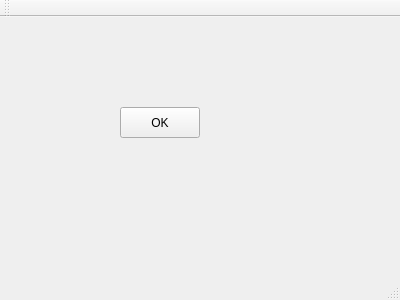
<?xml version="1.0" encoding="UTF-8"?>
<ui version="4.0">
 <class>MainWindow</class>
 <widget class="QMainWindow" name="MainWindow">
  <property name="geometry">
   <rect>
    <x>0</x>
    <y>0</y>
    <width>400</width>
    <height>300</height>
   </rect>
  </property>
  <property name="windowTitle">
   <string>MainWindow</string>
  </property>
  <widget class="QWidget" name="centralWidget">
   <widget class="QPushButton" name="OK">
    <property name="geometry">
     <rect>
      <x>120</x>
      <y>90</y>
      <width>80</width>
      <height>31</height>
     </rect>
    </property>
    <property name="sizePolicy">
     <sizepolicy hsizetype="Maximum" vsizetype="Fixed">
      <horstretch>0</horstretch>
      <verstretch>0</verstretch>
     </sizepolicy>
    </property>
    <property name="text">
     <string>OK</string>
    </property>
   </widget>
  </widget>
  <widget class="QMenuBar" name="menuBar">
   <property name="geometry">
    <rect>
     <x>0</x>
     <y>0</y>
     <width>400</width>
     <height>17</height>
    </rect>
   </property>
  </widget>
  <widget class="QToolBar" name="mainToolBar">
   <attribute name="toolBarArea">
    <enum>TopToolBarArea</enum>
   </attribute>
   <attribute name="toolBarBreak">
    <bool>false</bool>
   </attribute>
  </widget>
  <widget class="QStatusBar" name="statusBar"/>
 </widget>
 <layoutdefault spacing="6" margin="11"/>
 <resources/>
 <connections/>
</ui>
